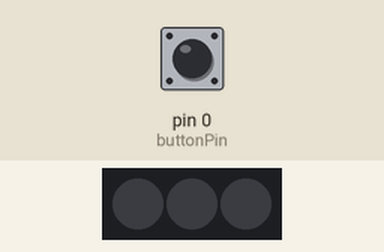
This sketch was run on a simulated Arduino Mega 2560, built with avr-gcc and run on an emulated ATmega2560. Parts: 3 RGB LEDs in strip order, left to right. The inputs (shaded band) are chosen by the test bench; at power-on: pin 0 (buttonPin) HIGH. Dim RGB values are drawn brighter than linear; random numbers use the default seed unless the sketch sets one.

Above: at 1.2 s.
1.3 s: pin 0 (buttonPin) pulled LOW for 0.15 s
At 2.2 s:
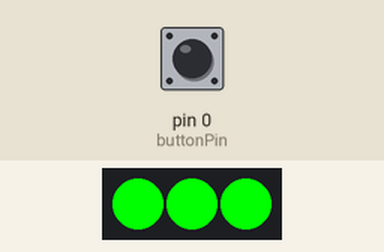
3.4 s: pin 0 (buttonPin) pulled LOW for 1 s
At 4.71 s:
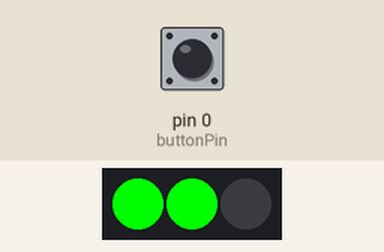
6.4 s: pin 0 (buttonPin) pulled LOW for 0.15 s
At 7.3 s:
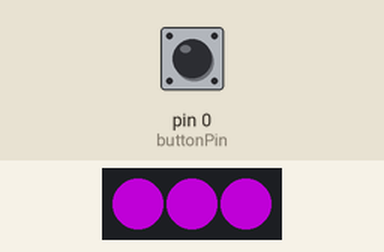
8.5 s: pin 0 (buttonPin) pulled LOW for 3.2 s
At 12.01 s:
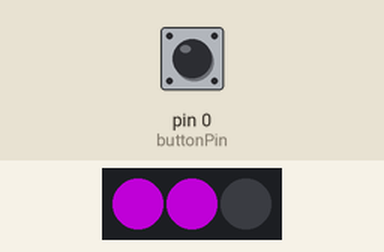
13.7 s: pin 0 (buttonPin) pulsed LOW 2 times (0.12 s each, 0.3 s apart)
At 14.27 s:
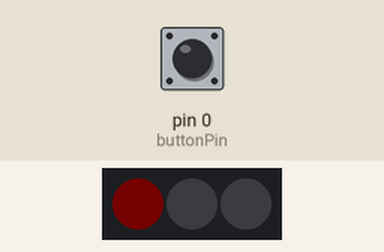
Timing chart, 0 to 36.0 s (numbered marks = the images above; inputs shaded):
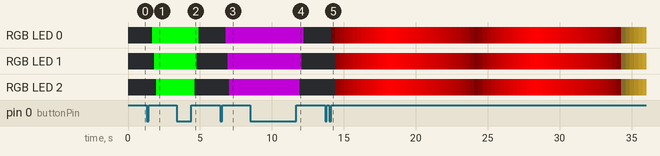

Measured:
- after the input at 1.3 s, RGB LED 0: off → RGB(0, 255, 0) after 0.40 s; RGB LED 1: off → RGB(0, 255, 0) after 0.52 s; RGB LED 2: off → RGB(0, 255, 0) after 0.65 s
- after the input at 3.4 s, RGB LED 0: RGB(0, 255, 0) → off after 1.5 s; RGB LED 1: RGB(0, 255, 0) → off after 1.4 s; RGB LED 2: RGB(0, 255, 0) → off after 1.3 s
- after the input at 6.4 s, RGB LED 0: off → RGB(120, 0, 135) after 0.40 s; RGB LED 1: off → RGB(120, 0, 135) after 0.53 s; RGB LED 2: off → RGB(120, 0, 135) after 0.65 s
- after the input at 8.5 s, RGB LED 0: RGB(120, 0, 135) → off after 3.7 s; RGB LED 1: RGB(120, 0, 135) → off after 3.6 s; RGB LED 2: RGB(120, 0, 135) → off after 3.4 s

The sketch:

Multiple_Button_Presses_Neo_Pixel_Gemma.ino
```cpp
#include <Adafruit_NeoPixel.h>

#define buttonPin 0  // analog input pin to use as a digital input
#define NEO_PIN 1    // NeoPixel Data Strand
#define LED_COUNT 3  // # of neopixels in strand

Adafruit_NeoPixel strip = Adafruit_NeoPixel(LED_COUNT, NEO_PIN, NEO_GRB + NEO_KHZ800);

const uint32_t dark = strip.Color(0, 0, 0);
int C_CB;                // int to store the check button inside a loop
boolean C_Break = false; // if true start breaking out of Rainbow loop

//==============================================================================

// Even Color Fading

// Set inital color value
int redVal = 0;
int grnVal = 0;
int bluVal = 0;

// Initalize color variables
int prevR = redVal;
int prevG = grnVal;
int prevB = bluVal;

//==============================================================================

//  MULTI-CLICK:  One Button, Multiple Events

// Button timing variables
int debounce = 20;       // ms debounce period to prevent flickering when pressing or releasing the button
int DCgap = 250;         // max ms between clicks for a double click event
int holdTime = 1000;     // ms hold period: how long to wait for press+hold event
int longHoldTime = 3000; // ms long hold period: how long to wait for press+hold event

// Button variables
boolean buttonVal = HIGH;          // value read from button
boolean buttonLast = HIGH;         // buffered value of the button's previous state
boolean DCwaiting = false;         // whether we're waiting for a double click (down)
boolean DConUp = false;            // whether to register a double click on next release, or whether to wait and click
boolean singleOK = true;           // whether it's OK to do a single click
long downTime = -1;                // time the button was pressed down
long upTime = -1;                  // time the button was released
boolean ignoreUp = false;          // whether to ignore the button release because the click+hold was triggered
boolean waitForUp = false;         // when held, whether to wait for the up event
boolean holdEventPast = false;     // whether or not the hold event happened already
boolean longHoldEventPast = false; // whether or not the long hold event happened already

//==============================================================================

void clearPixels()
{
    colorWipe(dark, 1);
    strip.show();
}

// Fill the dots one after the other with a color
void colorWipe(uint32_t c, uint8_t wait)
{
    for (uint16_t i=0; i<strip.numPixels(); i++) {
        strip.setPixelColor(i, c);
        strip.show();
        delay(wait);
    }
}

// Input a value 0 to 255 to get a color value.
// The colours are a transition r - g - b - back to r.
uint32_t Wheel(byte WheelPos)
{
    if (WheelPos < 85) {
        return strip.Color(WheelPos * 3, 255 - WheelPos * 3, 0);
    } else if (WheelPos < 170) {
        WheelPos -= 85;
        return strip.Color(255 - WheelPos * 3, 0, WheelPos * 3);
    } else {
        WheelPos -= 170;
        return strip.Color(0, WheelPos * 3, 255 - WheelPos * 3);
    }
}

int calculateStep(int prevValue, int endValue)
{
    int step = endValue - prevValue; // What is the overall gap?

    // If its a non zero
    if (step) {
        step = 1020/step; // Divide by 1020
    }

    return step;
}

int calculateVal(int step, int val, int i)
{
    // if step is non 0 and its time to change value
    if ((step) && i % step == 0) {
        if (step > 0) {
            val += 1;
        }

        if (step < 0) {
            val -= 1;
        }
    }

    // Defensive driving: make val stays in the range 0-255
    if (val > 255) {
        val = 255;
    }

    if (val < 0) {
        val = 0;
    }

    return val;
}

void crossFade(int pixel, int color[3], int wait)
{
    int R = (color[0] * 255) / 100;
    int G = (color[1] * 255) / 100;
    int B = (color[2] * 255) / 100;

    int stepR = calculateStep(prevR, R);
    int stepG = calculateStep(prevG, G);
    int stepB = calculateStep(prevB, B);

    for (int i = 0; i <= 1020; i++) {
        C_CB = checkButton();

        if (C_CB == 2) {
            clearPixels();
            C_Break = true;
            break;
        }

        redVal = calculateVal(stepR, redVal, i);
        grnVal = calculateVal(stepG, grnVal, i);
        bluVal = calculateVal(stepB, bluVal, i);

        uint32_t setColor = strip.Color(redVal, grnVal, bluVal);
        colorWipe(setColor, 1);

        delay(wait);

        if (C_Break == true) {
            break;
        }
    }

    prevR = redVal;
    prevG = grnVal;
    prevB = bluVal;
}

// Events to trigger

void clickEvent()
{
    int randNumber3 = random(0, 256);
    uint32_t color = strip.getPixelColor(0);
    uint32_t randColor = Wheel(randNumber3);
    uint16_t n = strip.numPixels();

    if (color == dark) {
        for (int i = 0; i < n; i++) {
            strip.setPixelColor(i, randColor);
            strip.show();
            delay(125);
        }
    }

    if (color != dark) {
        for(int i = (n-1); i >= 0; i--) {
            strip.setPixelColor(i, dark);
            strip.show();
            delay(125);
        }
    }
}

void doubleClickEvent()
{
    // Color Arrays
    int black[3] = { 0, 0, 0 };
    int white[3] = { 100, 80, 20 };
    int red[3] = { 100, 0, 0 };
    int pink[3] = { 100, 0, 40 };

    while (C_Break == false) {

        if (C_CB == 2) {
            clearPixels();
            C_Break = true;
            break;
        }

        int randomNumber1 = random(0,3);
        int randomNumber2 = random(0,3);

        if (randomNumber1 == 0) {
            crossFade(randomNumber2, red, 0);
            crossFade(randomNumber2, black, 2);
            clearPixels();
        } else if (randomNumber1 == 1) {
            crossFade(randomNumber2, pink, 0);
            crossFade(randomNumber2, black, 2);
            clearPixels();
        } else if (randomNumber1 == 2) {
            crossFade(randomNumber2, white, 0);
            crossFade(randomNumber2, black, 2);
            clearPixels();
        }

        if (C_Break == true) {
          break;
        }
    }

    clearPixels();
}

int checkButton()
{
    int event = 0;
    buttonVal = digitalRead(buttonPin);

    if (
        buttonVal == LOW
    &&  buttonLast == HIGH
    &&  (millis() - upTime) > debounce
    ) {
        // Button pressed down

        downTime = millis();
        ignoreUp = false;
        waitForUp = false;
        singleOK = true;
        holdEventPast = false;
        longHoldEventPast = false;

        if ((millis()-upTime) < DCgap && DConUp == false && DCwaiting == true) {
            DConUp = true;
        } else {
            DConUp = false;
        }

        DCwaiting = false;

    } else if (
        buttonVal == HIGH
    &&  buttonLast == LOW
    &&  (millis() - downTime) > debounce
    ) {
        // Button released

        if (not ignoreUp) {
            upTime = millis();

            if (DConUp == false) {
                DCwaiting = true;
            } else {
                event = 2;
                DConUp = false;
                DCwaiting = false;
                singleOK = false;
            }
        }
    }

    // Test for normal click event: DCgap expired
    if (
        buttonVal == HIGH
    &&  (millis() - upTime) >= DCgap
    &&  DCwaiting == true
    &&  DConUp == false
    &&  singleOK == true
    &&  event != 2
    ) {
        event = 1;
        DCwaiting = false;
    }

    buttonLast = buttonVal;

    return event;
}

//==============================================================================

void setup() {
    // Set button input pin
    pinMode(buttonPin, INPUT);
    digitalWrite(buttonPin, HIGH );

    randomSeed(analogRead(2));

    strip.begin();
    strip.show();
}

void loop() {
    // Get button event and act accordingly
    int b = checkButton();

    if (b == 1) {
        clickEvent();
    }

    if (b == 2) {
        C_CB = -1;
        C_Break = false;
        doubleClickEvent();
    }
}
```
